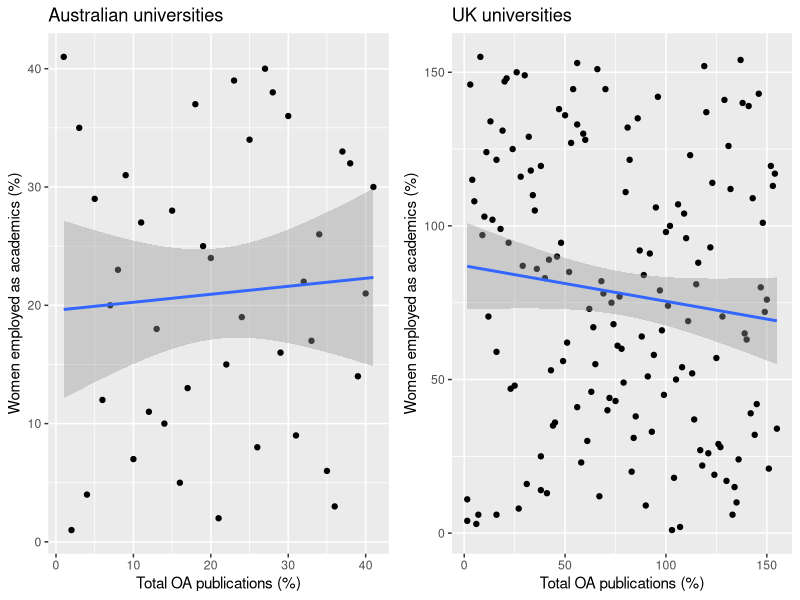
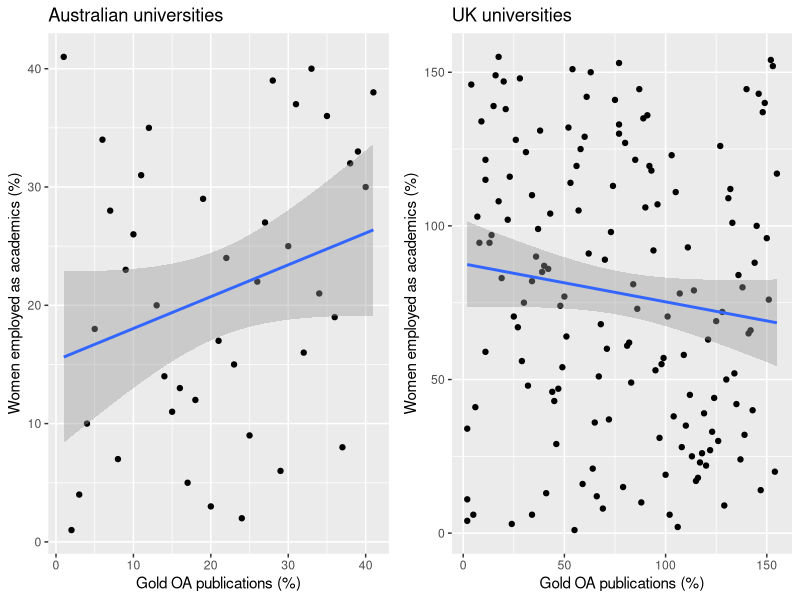
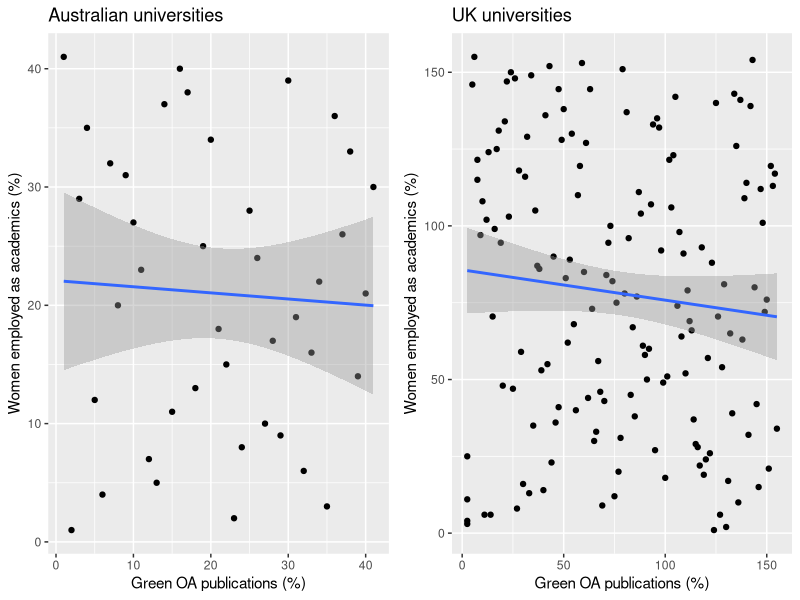
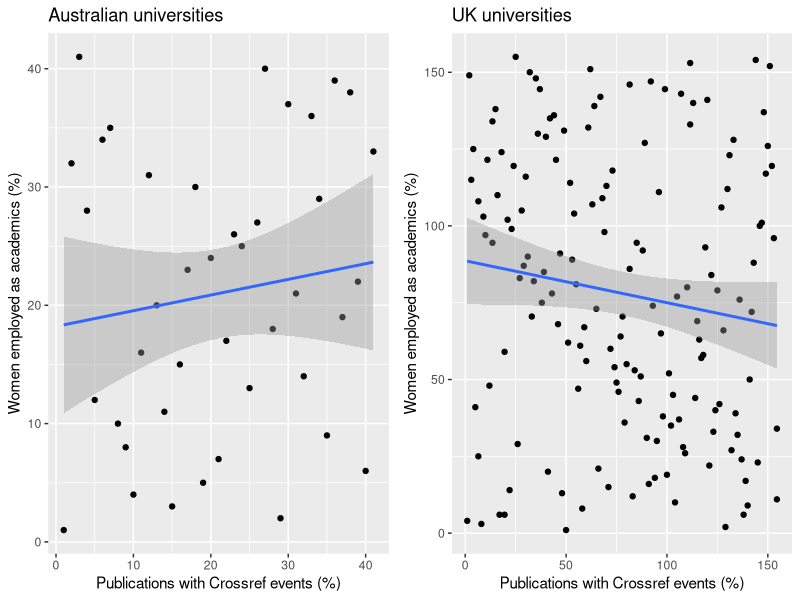
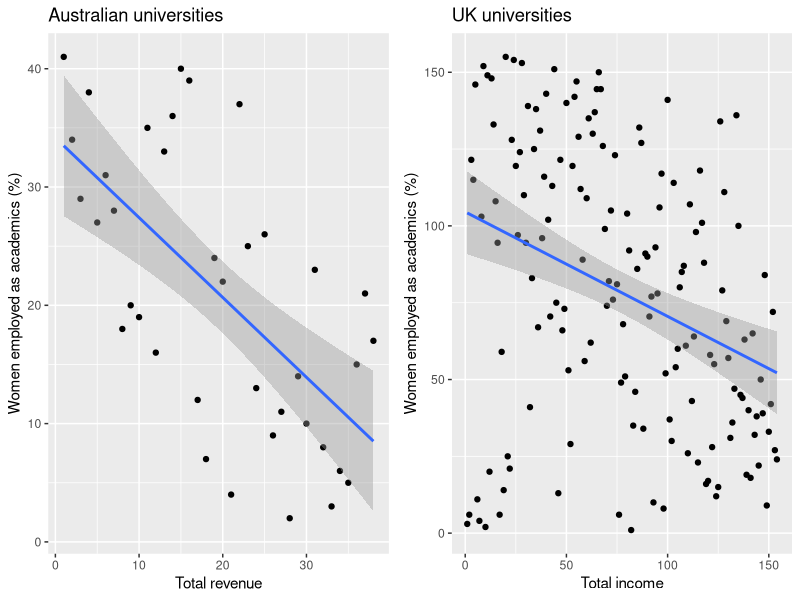
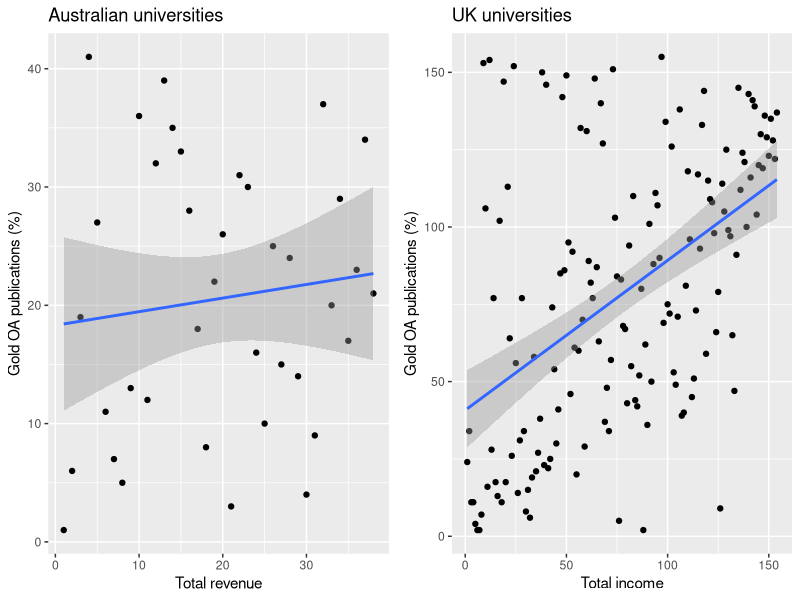
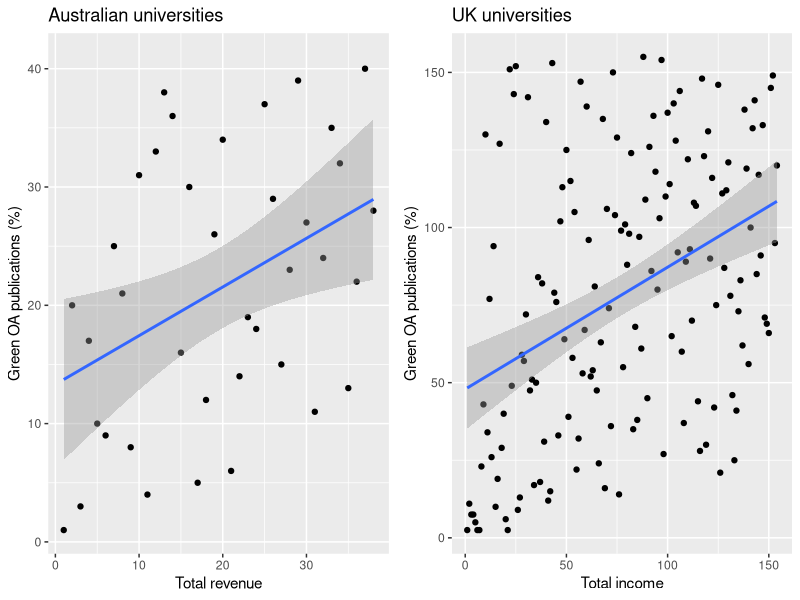
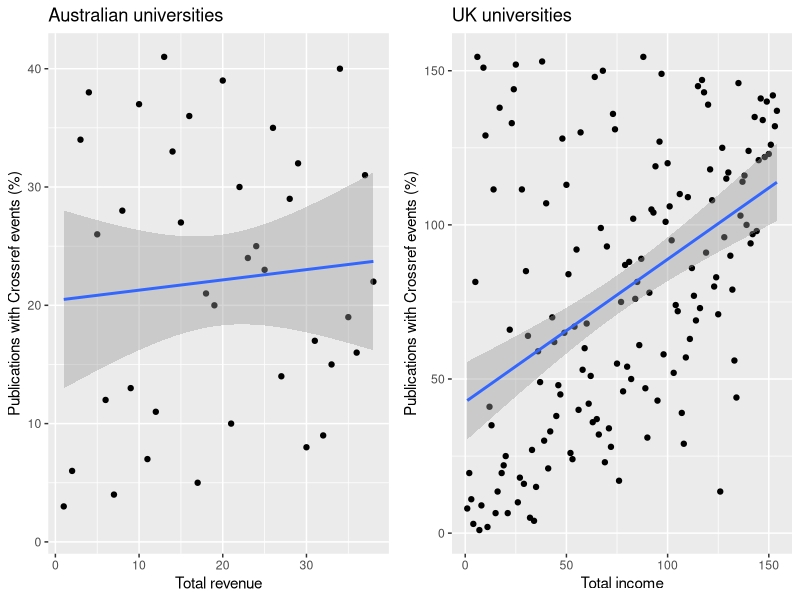

Generate these figures, in order, with R: (Note: this script raises an error after producing the figures.)
# set working directory as located where this set of codes is currently saved
library(rstudioapi)

setwd(dirname(rstudioapi::getSourceEditorContext()$path))

# import data from csv file and prepare data for analysis
aus.raw = read.csv('Data/au_data_all.csv',sep=",", row.names=1)
uk.raw = read.csv('Data/uk_data_all.csv',sep=",", row.names=1)
aus.goups = read.csv('Data/au_groupings.csv',sep=",", row.names=1)
uk.groups = read.csv('Data/uk_groupings.csv',sep=",", row.names=1)
data_aus = read.csv('Data/Fig5_AUS_TotAc_women_2020.csv',sep=",", row.names=1)
data_uk = read.csv('Data/Fig6_UK_TotAc_women_2020.csv',sep=",", row.names=1)

# create a matrix of ranks according to each indicator
aus.rank <- as.data.frame(sapply(aus.raw[,c(2:8)], rank, na.last="keep",ties.method="average")) #missing values kept #midrank for ties
rownames(aus.rank) <- rownames(aus.raw[,c(2:8)])
uk.rank <- as.data.frame(sapply(uk.raw[,c(2:8)], rank, na.last="keep",ties.method="average")) #missing values kept #midrank for ties
rownames(uk.rank) <- rownames(uk.raw[,c(2:8)])

library(ggplot2)
library(grid)
p1<-ggplot(aus.rank, aes(x=oa, y=women_acad)) + 
  geom_point(na.rm=TRUE) +
  geom_smooth(method=lm, na.rm=TRUE) +
  xlab("Total OA publications (%)") +
  ylab("Women employed as academics (%)") + 
  ggtitle("Australian universities")
p2<-ggplot(uk.rank, aes(x=oa, y=women_acad)) + 
  geom_point(na.rm=TRUE) +
  geom_smooth(method=lm, na.rm=TRUE) +
  xlab("Total OA publications (%)") +
  ylab("Women employed as academics (%)") + 
  ggtitle("UK universities")
grid.newpage()
grid.draw(cbind(ggplotGrob(p1), ggplotGrob(p2), size = "last"))

p1<-ggplot(aus.rank, aes(x=oa_gold, y=women_acad)) + 
  geom_point(na.rm=TRUE) +
  geom_smooth(method=lm, na.rm=TRUE) +
  xlab("Gold OA publications (%)") +
  ylab("Women employed as academics (%)") + 
  ggtitle("Australian universities")
p2<-ggplot(uk.rank, aes(x=oa_gold, y=women_acad)) + 
  geom_point(na.rm=TRUE) +
  geom_smooth(method=lm, na.rm=TRUE) +
  xlab("Gold OA publications (%)") +
  ylab("Women employed as academics (%)") + 
  ggtitle("UK universities")
grid.newpage()
grid.draw(cbind(ggplotGrob(p1), ggplotGrob(p2), size = "last"))

p1<-ggplot(aus.rank, aes(x=oa_green, y=women_acad)) + 
  geom_point(na.rm=TRUE) +
  geom_smooth(method=lm, na.rm=TRUE) +
  xlab("Green OA publications (%)") +
  ylab("Women employed as academics (%)") + 
  ggtitle("Australian universities")
p2<-ggplot(uk.rank, aes(x=oa_green, y=women_acad)) + 
  geom_point(na.rm=TRUE) +
  geom_smooth(method=lm, na.rm=TRUE) +
  xlab("Green OA publications (%)") +
  ylab("Women employed as academics (%)") + 
  ggtitle("UK universities")
grid.newpage()
grid.draw(cbind(ggplotGrob(p1), ggplotGrob(p2), size = "last"))

p1<-ggplot(aus.rank, aes(x=event_total, y=women_acad)) + 
  geom_point(na.rm=TRUE) +
  geom_smooth(method=lm, na.rm=TRUE) +
  xlab("Publications with Crossref events (%)") +
  ylab("Women employed as academics (%)") + 
  ggtitle("Australian universities")
p2<-ggplot(uk.rank, aes(x=event_total, y=women_acad)) + 
  geom_point(na.rm=TRUE) +
  geom_smooth(method=lm, na.rm=TRUE) +
  xlab("Publications with Crossref events (%)") +
  ylab("Women employed as academics (%)") + 
  ggtitle("UK universities")
grid.newpage()
grid.draw(cbind(ggplotGrob(p1), ggplotGrob(p2), size = "last"))

p1<-ggplot(aus.rank, aes(x=total_rev, y=women_acad)) + 
  geom_point(na.rm=TRUE) +
  geom_smooth(method=lm, na.rm=TRUE) +
  xlab("Total revenue") +
  ylab("Women employed as academics (%)") + 
  ggtitle("Australian universities")
p2<-ggplot(uk.rank, aes(x=total_income, y=women_acad)) + 
  geom_point(na.rm=TRUE) +
  geom_smooth(method=lm, na.rm=TRUE) +
  xlab("Total income") +
  ylab("Women employed as academics (%)") + 
  ggtitle("UK universities")
grid.newpage()
grid.draw(cbind(ggplotGrob(p1), ggplotGrob(p2), size = "last"))

p1<-ggplot(aus.rank, aes(x=total_rev, y=oa_gold)) + 
  geom_point(na.rm=TRUE) +
  geom_smooth(method=lm, na.rm=TRUE) +
  xlab("Total revenue") +
  ylab("Gold OA publications (%)") + 
  ggtitle("Australian universities")
p2<-ggplot(uk.rank, aes(x=total_income, y=oa_gold)) + 
  geom_point(na.rm=TRUE) +
  geom_smooth(method=lm, na.rm=TRUE) +
  xlab("Total income") +
  ylab("Gold OA publications (%)") + 
  ggtitle("UK universities")
grid.newpage()
grid.draw(cbind(ggplotGrob(p1), ggplotGrob(p2), size = "last"))

p1<-ggplot(aus.rank, aes(x=total_rev, y=oa_green)) + 
  geom_point(na.rm=TRUE) +
  geom_smooth(method=lm, na.rm=TRUE) +
  xlab("Total revenue") +
  ylab("Green OA publications (%)") + 
  ggtitle("Australian universities")
p2<-ggplot(uk.rank, aes(x=total_income, y=oa_green)) + 
  geom_point(na.rm=TRUE) +
  geom_smooth(method=lm, na.rm=TRUE) +
  xlab("Total income") +
  ylab("Green OA publications (%)") + 
  ggtitle("UK universities")
grid.newpage()
grid.draw(cbind(ggplotGrob(p1), ggplotGrob(p2), size = "last"))

p1<-ggplot(aus.rank, aes(x=total_rev, y=event_total)) + 
  geom_point(na.rm=TRUE) +
  geom_smooth(method=lm, na.rm=TRUE) +
  xlab("Total revenue") +
  ylab("Publications with Crossref events (%)") + 
  ggtitle("Australian universities")
p2<-ggplot(uk.rank, aes(x=total_income, y=event_total)) + 
  geom_point(na.rm=TRUE) +
  geom_smooth(method=lm, na.rm=TRUE) +
  xlab("Total income") +
  ylab("Publications with Crossref events (%)") + 
  ggtitle("UK universities")
grid.newpage()
grid.draw(cbind(ggplotGrob(p1), ggplotGrob(p2), size = "last"))

p1<-ggplot(aus.rank, aes(x=oa, y=oa_gold)) + 
  geom_point(na.rm=TRUE) +
  geom_smooth(method=lm, na.rm=TRUE) +
  xlab("total OA % (rank)") +
  ylab("gold OA % (rank)") + 
  ggtitle("Australian universities")
p2<-ggplot(uk.rank, aes(x=oa, y=oa_gold)) + 
  geom_point(na.rm=TRUE) +
  geom_smooth(method=lm, na.rm=TRUE) +
  xlab("total OA % (rank)") +
  ylab("gold OA % (rank)") + 
  ggtitle("UK universities")
grid.newpage()
grid.draw(cbind(ggplotGrob(p1), ggplotGrob(p2), size = "last"))

p1<-ggplot(aus.rank, aes(x=oa, y=oa_green)) + 
  geom_point(na.rm=TRUE) +
  geom_smooth(method=lm, na.rm=TRUE) +
  xlab("total OA % (rank)") +
  ylab("green OA % (rank)") + 
  ggtitle("Australian universities")
p2<-ggplot(uk.rank, aes(x=oa, y=oa_green)) + 
  geom_point(na.rm=TRUE) +
  geom_smooth(method=lm, na.rm=TRUE) +
  xlab("total OA % (rank)") +
  ylab("green OA % (rank)") + 
  ggtitle("UK universities")
grid.newpage()
grid.draw(cbind(ggplotGrob(p1), ggplotGrob(p2), size = "last"))

library(Hmisc)
rcorr(as.matrix(aus.raw[,2:8]),type="spearman")$r
rcorr(as.matrix(uk.raw[,2:8]),type="spearman")$r
#library(ppcor)
#pcor(as.matrix(aus.raw[,2:8]), method="spearman")$estimate
#pcor(as.matrix(uk.raw[,2:8]), method="spearman")$estimate
library(psych)
partial.r(as.matrix(aus.raw[,2:8]),use="pairwise",method="spearman")

#plot using uni group as colours
aus.groups = read.csv('au_groupings.csv',sep=",")
aus.rank$id = rownames(aus.rank)
aus.rank = merge(aus.rank,aus.groups,by="id")

p1<-ggplot(aus.rank[aus.rank$grouping!="IHEA",],aes(x=total_rev,y=women_acad,group=grouping))+
  geom_point(aes(color=grouping, shape=grouping),size=3)+
  scale_color_manual(values=c('orange','purple','aquamarine3','blue','black'))+
  scale_shape_manual(values=c(16, 7, 15, 8, 17))+
  xlab("Total revenue")+
  ylab("Women employed as academics (%)")+
  theme(legend.position = "top", legend.title=element_blank())+
  guides(colour=guide_legend(ncol=5,nrow=1,byrow=TRUE))

uk.groups = read.csv('uk_groupings.csv',sep=",")
uk.rank$id = rownames(uk.rank)
uk.rank = merge(uk.rank,uk.groups,by="id")

p2<-ggplot(uk.rank,aes(x=total_income,y=women_acad,group=grouping))+
  geom_point(aes(color=grouping, shape=grouping),size=3)+
  scale_color_manual(values=c('blue','red','aquamarine3','orange','purple','black'))+
  scale_shape_manual(values=c(18, 15, 8, 19, 7, 17))+
  xlab("Total income")+
  ylab("Women employed as academics (%)")+
  theme(legend.position = "top", legend.title=element_blank())+
  guides(colour=guide_legend(ncol=3,nrow=2,byrow=TRUE))

grid.newpage()
grid.draw(cbind(ggplotGrob(p1), ggplotGrob(p2), size = "last"))

#split uk analysis by uni groups

uk.russell = uk.raw[rownames(uk.raw)%in%uk.groups[uk.groups$grouping=="Russell",]$id,]
uk.russell.rank = as.data.frame(sapply(uk.russell[,c(2:8)], rank, na.last="keep",ties.method="average")) #missing values kept #midrank for ties
rownames(uk.russell.rank) <- rownames(uk.russell)

uk.alliance = uk.raw[rownames(uk.raw)%in%uk.groups[uk.groups$grouping=="Alliance",]$id,]
uk.alliance.rank = as.data.frame(sapply(uk.alliance[,c(2:8)], rank, na.last="keep",ties.method="average")) #missing values kept #midrank for ties
rownames(uk.alliance.rank) <- rownames(uk.alliance)

uk.cathedrals = uk.raw[rownames(uk.raw)%in%uk.groups[uk.groups$grouping=="Cathedrals",]$id,]
uk.cathedrals.rank = as.data.frame(sapply(uk.cathedrals[,c(2:8)], rank, na.last="keep",ties.method="average")) #missing values kept #midrank for ties
rownames(uk.cathedrals.rank) <- rownames(uk.cathedrals)

uk.millionplus = uk.raw[rownames(uk.raw)%in%uk.groups[uk.groups$grouping=="Million+",]$id,]
uk.millionplus.rank = as.data.frame(sapply(uk.millionplus[,c(2:8)], rank, na.last="keep",ties.method="average")) #missing values kept #midrank for ties
rownames(uk.millionplus.rank) <- rownames(uk.millionplus)

uk.guildhe = uk.raw[rownames(uk.raw)%in%uk.groups[uk.groups$grouping=="GuildHE",]$id,]
uk.guildhe.rank = as.data.frame(sapply(uk.guildhe[,c(2:8)], rank, na.last="keep",ties.method="average")) #missing values kept #midrank for ties
rownames(uk.guildhe.rank) <- rownames(uk.guildhe)

uk.unaligned = uk.raw[rownames(uk.raw)%in%uk.groups[uk.groups$grouping=="Unaligned",]$id,]
uk.unaligned.rank = as.data.frame(sapply(uk.unaligned[,c(2:8)], rank, na.last="keep",ties.method="average")) #missing values kept #midrank for ties
rownames(uk.unaligned.rank) <- rownames(uk.unaligned)

p1<-ggplot(uk.russell.rank, aes(x=oa_gold, y=women_acad)) + 
  geom_point(na.rm=TRUE) +
  geom_smooth(method=lm, na.rm=TRUE) +
  xlab("gold OA % (rank)") +
  ylab("women academic % (rank)") + 
  ggtitle("Russell universities")
p2<-ggplot(uk.alliance.rank, aes(x=oa_gold, y=women_acad)) + 
  geom_point(na.rm=TRUE) +
  geom_smooth(method=lm, na.rm=TRUE) +
  xlab("gold OA % (rank)") +
  ylab("women academic % (rank)") + 
  ggtitle("Alliance universities")
p3<-ggplot(uk.cathedrals.rank, aes(x=oa_gold, y=women_acad)) + 
  geom_point(na.rm=TRUE) +
  geom_smooth(method=lm, na.rm=TRUE) +
  xlab("gold OA % (rank)") +
  ylab("women academic % (rank)") + 
  ggtitle("Cathedrals universities")
p4<-ggplot(uk.guildhe.rank, aes(x=oa_gold, y=women_acad)) + 
  geom_point(na.rm=TRUE) +
  geom_smooth(method=lm, na.rm=TRUE) +
  xlab("gold OA % (rank)") +
  ylab("women academic % (rank)") + 
  ggtitle("GuildHE universities")
p5<-ggplot(uk.millionplus.rank, aes(x=oa_gold, y=women_acad)) + 
  geom_point(na.rm=TRUE) +
  geom_smooth(method=lm, na.rm=TRUE) +
  xlab("gold OA % (rank)") +
  ylab("women academic % (rank)") + 
  ggtitle("Million+ universities")
p6<-ggplot(uk.unaligned.rank, aes(x=oa_gold, y=women_acad)) + 
  geom_point(na.rm=TRUE) +
  geom_smooth(method=lm, na.rm=TRUE) +
  xlab("gold OA % (rank)") +
  ylab("women academic % (rank)") + 
  ggtitle("Unaligned universities")
grid.newpage()
grid.draw(cbind(ggplotGrob(p1), ggplotGrob(p2), ggplotGrob(p3),
                ggplotGrob(p4), ggplotGrob(p5), ggplotGrob(p6),size = "last"))

p1<-ggplot(uk.russell.rank, aes(x=oa_green, y=women_acad)) + 
  geom_point(na.rm=TRUE) +
  geom_smooth(method=lm, na.rm=TRUE) +
  xlab("green OA % (rank)") +
  ylab("women academic % (rank)") + 
  ggtitle("Russell universities")
p2<-ggplot(uk.alliance.rank, aes(x=oa_green, y=women_acad)) + 
  geom_point(na.rm=TRUE) +
  geom_smooth(method=lm, na.rm=TRUE) +
  xlab("green OA % (rank)") +
  ylab("women academic % (rank)") + 
  ggtitle("Alliance universities")
p3<-ggplot(uk.cathedrals.rank, aes(x=oa_green, y=women_acad)) + 
  geom_point(na.rm=TRUE) +
  geom_smooth(method=lm, na.rm=TRUE) +
  xlab("green OA % (rank)") +
  ylab("women academic % (rank)") + 
  ggtitle("Cathedrals universities")
p4<-ggplot(uk.guildhe.rank, aes(x=oa_green, y=women_acad)) + 
  geom_point(na.rm=TRUE) +
  geom_smooth(method=lm, na.rm=TRUE) +
  xlab("green OA % (rank)") +
  ylab("women academic % (rank)") + 
  ggtitle("GuildHE universities")
p5<-ggplot(uk.millionplus.rank, aes(x=oa_green, y=women_acad)) + 
  geom_point(na.rm=TRUE) +
  geom_smooth(method=lm, na.rm=TRUE) +
  xlab("green OA % (rank)") +
  ylab("women academic % (rank)") + 
  ggtitle("Million+ universities")
p6<-ggplot(uk.unaligned.rank, aes(x=oa_green, y=women_acad)) + 
  geom_point(na.rm=TRUE) +
  geom_smooth(method=lm, na.rm=TRUE) +
  xlab("green OA % (rank)") +
  ylab("women academic % (rank)") + 
  ggtitle("Unaligned universities")
grid.newpage()
grid.draw(cbind(ggplotGrob(p1), ggplotGrob(p2), ggplotGrob(p3),
                ggplotGrob(p4), ggplotGrob(p5), ggplotGrob(p6),size = "last"))

p1<-ggplot(uk.russell.rank, aes(x=event_total, y=women_acad)) + 
  geom_point(na.rm=TRUE) +
  geom_smooth(method=lm, na.rm=TRUE) +
  xlab("event total % (rank)") +
  ylab("women academic % (rank)") + 
  ggtitle("Russell universities")
p2<-ggplot(uk.alliance.rank, aes(x=event_total, y=women_acad)) + 
  geom_point(na.rm=TRUE) +
  geom_smooth(method=lm, na.rm=TRUE) +
  xlab("event total % (rank)") +
  ylab("women academic % (rank)") + 
  ggtitle("Alliance universities")
p3<-ggplot(uk.cathedrals.rank, aes(x=event_total, y=women_acad)) + 
  geom_point(na.rm=TRUE) +
  geom_smooth(method=lm, na.rm=TRUE) +
  xlab("event total % (rank)") +
  ylab("women academic % (rank)") + 
  ggtitle("Cathedrals universities")
p4<-ggplot(uk.guildhe.rank, aes(x=event_total, y=women_acad)) + 
  geom_point(na.rm=TRUE) +
  geom_smooth(method=lm, na.rm=TRUE) +
  xlab("event total % (rank)") +
  ylab("women academic % (rank)") + 
  ggtitle("GuildHE universities")
p5<-ggplot(uk.millionplus.rank, aes(x=event_total, y=women_acad)) + 
  geom_point(na.rm=TRUE) +
  geom_smooth(method=lm, na.rm=TRUE) +
  xlab("event total % (rank)") +
  ylab("women academic % (rank)") + 
  ggtitle("Million+ universities")
p6<-ggplot(uk.unaligned.rank, aes(x=event_total, y=women_acad)) + 
  geom_point(na.rm=TRUE) +
  geom_smooth(method=lm, na.rm=TRUE) +
  xlab("event total % (rank)") +
  ylab("women academic % (rank)") + 
  ggtitle("Unaligned universities")
grid.newpage()
grid.draw(cbind(ggplotGrob(p1), ggplotGrob(p2), ggplotGrob(p3),
                ggplotGrob(p4), ggplotGrob(p5), ggplotGrob(p6),size = "last"))


p1<-ggplot(uk.russell.rank, aes(x=total_income, y=women_acad)) + 
  geom_point(na.rm=TRUE) +
  geom_smooth(method=lm, na.rm=TRUE) +
  xlab("total income (rank)") +
  ylab("women academic % (rank)") + 
  ggtitle("Russell universities")
p2<-ggplot(uk.alliance.rank, aes(x=total_income, y=women_acad)) + 
  geom_point(na.rm=TRUE) +
  geom_smooth(method=lm, na.rm=TRUE) +
  xlab("total income (rank)") +
  ylab("women academic % (rank)") + 
  ggtitle("Alliance universities")
p3<-ggplot(uk.cathedrals.rank, aes(x=total_income, y=women_acad)) + 
  geom_point(na.rm=TRUE) +
  geom_smooth(method=lm, na.rm=TRUE) +
  xlab("total income (rank)") +
  ylab("women academic % (rank)") + 
  ggtitle("Cathedrals universities")
p4<-ggplot(uk.guildhe.rank, aes(x=total_income, y=women_acad)) + 
  geom_point(na.rm=TRUE) +
  geom_smooth(method=lm, na.rm=TRUE) +
  xlab("total income (rank)") +
  ylab("women academic % (rank)") + 
  ggtitle("GuildHE universities")
p5<-ggplot(uk.millionplus.rank, aes(x=total_income, y=women_acad)) + 
  geom_point(na.rm=TRUE) +
  geom_smooth(method=lm, na.rm=TRUE) +
  xlab("total income (rank)") +
  ylab("women academic % (rank)") + 
  ggtitle("Million+ universities")
p6<-ggplot(uk.unaligned.rank, aes(x=total_income, y=women_acad)) + 
  geom_point(na.rm=TRUE) +
  geom_smooth(method=lm, na.rm=TRUE) +
  xlab("total income (rank)") +
  ylab("women academic % (rank)") + 
  ggtitle("Unaligned universities")
grid.newpage()
grid.draw(cbind(ggplotGrob(p1), ggplotGrob(p2), ggplotGrob(p3),
                ggplotGrob(p4), ggplotGrob(p5), ggplotGrob(p6),size = "last"))
